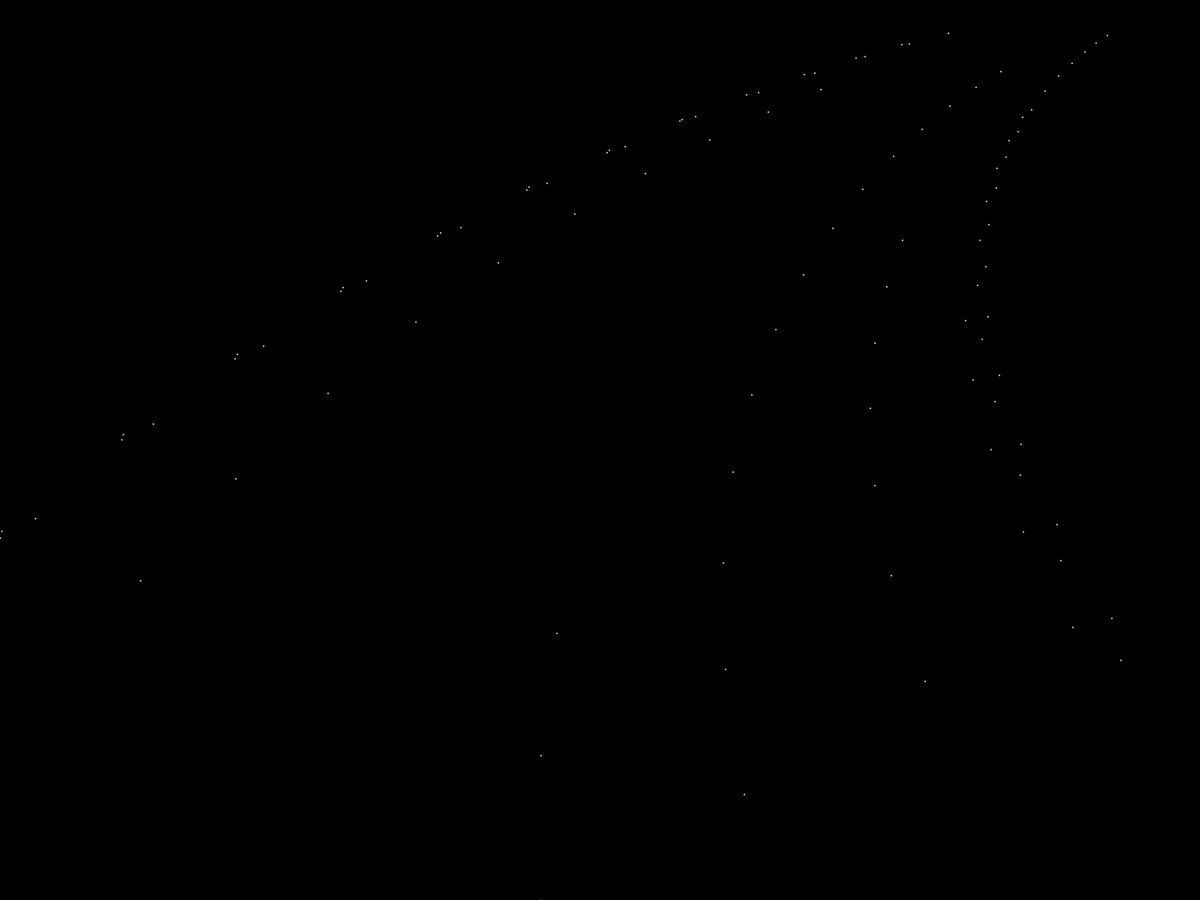
Frame 1 (no input)
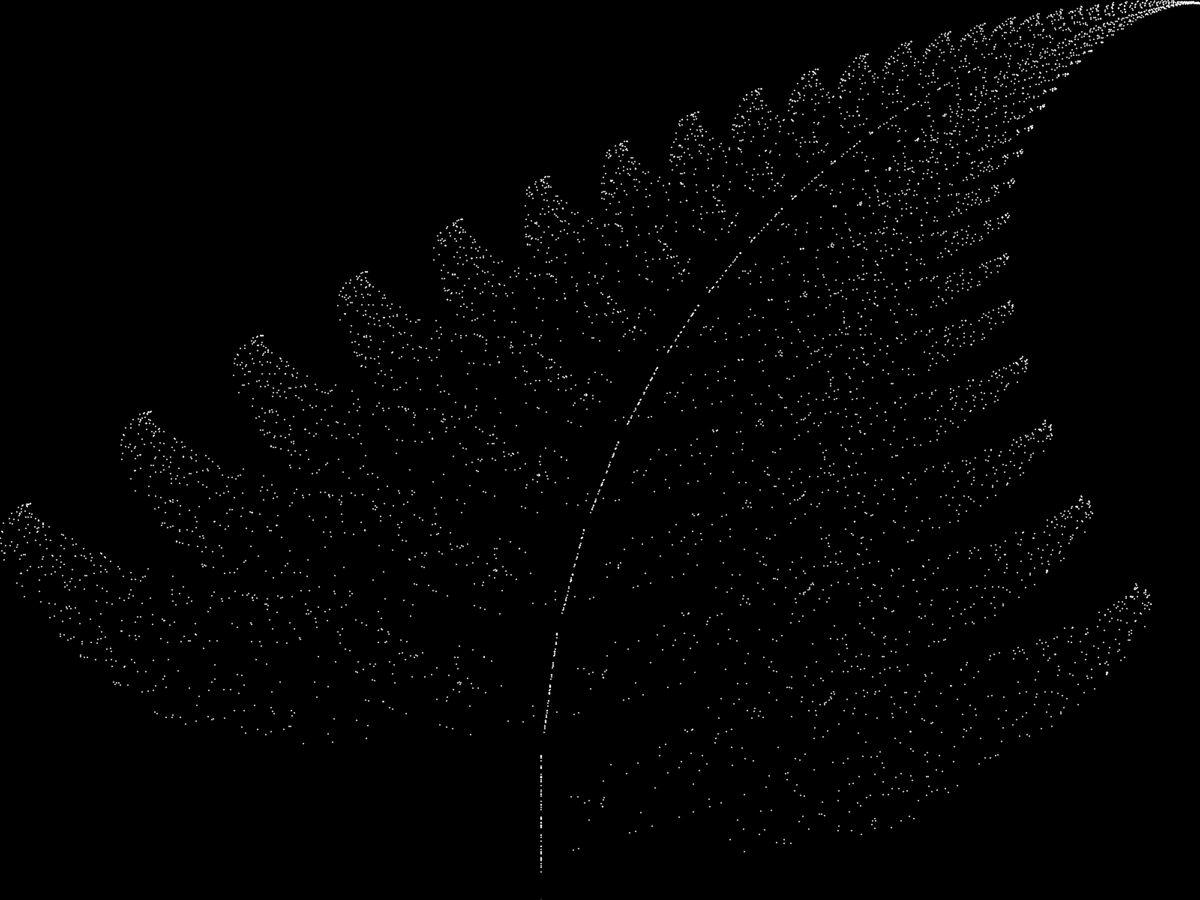
Frame 60 (the mouse pressed at the canvas centre just before this capture)
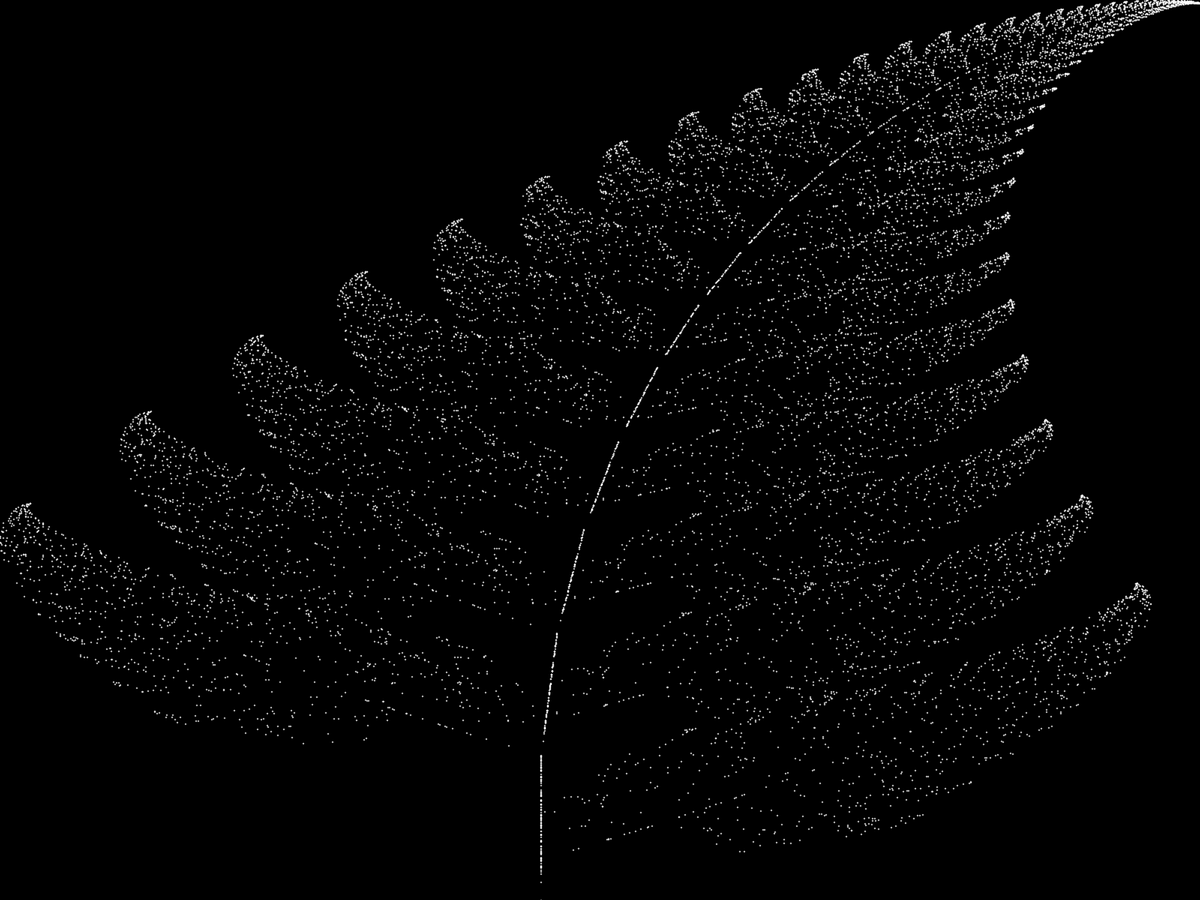
Frame 120 (the mouse held since frame 60 and released just before this capture)

The Processing sketch that drew these frames (run headless with seeded random() and noise(); from frame 60 on, the mouse is pressed at the canvas centre):

// Processing sketch: fern
// ── fern.pde
float x = 0;
float y = 0;
void setup()
{
  //size(600,600);
  fullScreen();
  background(0);
}

void nextPoint()
{
  
  float nextX;
  float nexty;
    
  float r = random(1);
  
  if(r<0.01)
  {
  
  //1
   nextX = 0;
   nexty = 0.16*y;
  }
  else if(r<0.86)
  {
  //2
   nextX = 0.85*x+0.04*y;
   nexty = -0.04*x+0.85*y+1.6;
  }
  else if(r<0.93)
  {
  //3
   nextX = 0.20*x-0.26*y;
   nexty = 0.23*x+0.22*y+1.6;
  }
  else{
  //4
   nextX = -0.15*x+0.28*y;
   nexty = 0.26*x+0.24*y+0.44;
  }
  
  x = nextX;
  y = nexty;
  
}

// -2.1820 < x < 2.6558 and 0 <= y < 9.9983
void drawPoint()
{

  stroke(255);
  strokeWeight(2);
  float px = map(x,-2.1820,2.6558,0,width);
  float py = map(y,0,9.9983,height,0);
  point(px,py);
  
  
}

void draw()
{
  for(int i = 0; i < 100; i++)
  {
  drawPoint();
  nextPoint();
  }
  
  
}
